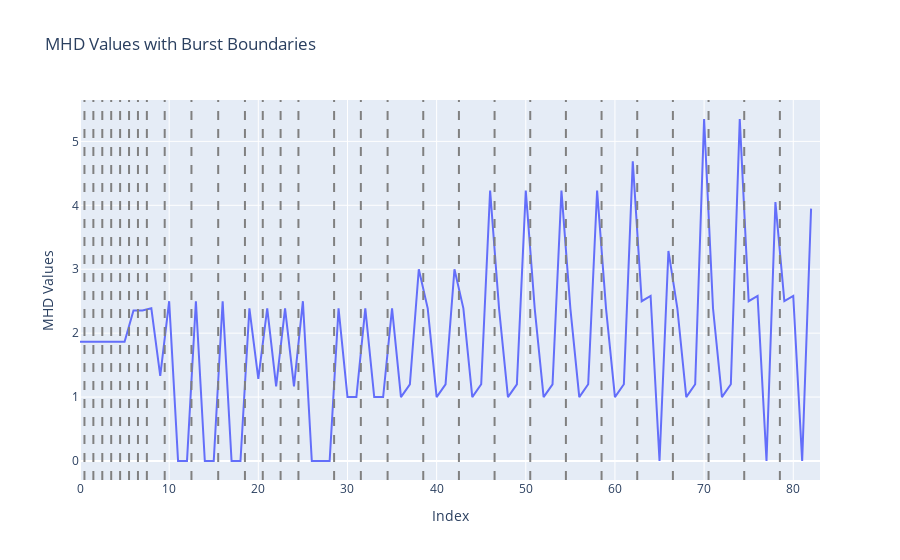

Notebook cell for this chart:
### Code cell
import pandas as pd
import plotly.graph_objects as go
flat_mhd_values = []
sentence_boundaries = []
current_index = 0

for k, values in hv_mhd.items():
    flat_mhd_values.extend(values)
    current_index += len(values)
    sentence_boundaries.append(current_index - 1)  # Subtract 1 because index is 0-based

# Create a Plotly figure
fig = go.Figure()

# Add a line trace for mhd_values
fig.add_trace(go.Scatter(x=list(range(len(flat_mhd_values))), y=flat_mhd_values, mode='lines', name='MHD Values'))

# Add vertical lines at sentence boundaries
for boundary in sentence_boundaries[:-1]:  # Skip the last boundary
    fig.add_vline(x=boundary + 0.5, line_width=2, line_dash="dash", line_color="grey")

# Update layout
fig.update_layout(title='MHD Values with Burst Boundaries', xaxis_title='Index', yaxis_title='MHD Values', xaxis=dict(range=[0, 83]))

# Show plot
fig.show()

### Figure 1 — Plotly figure (JSON) as saved in the notebook; plotly's stock layout.template omitted (floating-point values rounded to 4 significant figures)
{"data": [{"mode": "lines", "name": "MHD Values", "type": "scatter", "x": [0, 1, 2, 3, 4, 5, 6, 7, 8, 9, 10, 11, 12, 13, 14, 15, 16, 17, 18, 19, 20, 21, 22, 23, 24, 25, 26, 27, 28, 29, 30, 31, 32, 33, 34, 35, 36, 37, 38, 39, 40, 41, 42, 43, 44, 45, 46, 47, 48, 49, 50, 51, 52, 53, 54, 55, 56, 57, 58, 59, 60, 61, 62, 63, 64, 65, 66, 67, 68, 69, 70, 71, 72, 73, 74, 75, 76, 77, 78, 79, 80, 81, 82], "y": [1.867, 1.867, 1.867, 1.867, 1.867, 1.867, 2.353, 2.353, 2.389, 1.333, 2.5, 0, 0, 2.5, 0, 0, 2.5, 0, 0, 2.389, 1.286, 2.389, 1.167, 2.389, 1.167, 2.5, 0, 0, 0, 2.389, 1, 1, 2.389, 1, 1, 2.389, 1, 1.2, 3, 2.389, 1, 1.2, 3, 2.389, 1, 1.2, 4.231, 2.389, 1, 1.2, 4.231, 2.389, 1, 1.2, 4.231, 2.389, 1, 1.2, 4.231, 2.389, 1, 1.2, 4.688, 2.5, 2.583, 0, 3.286, 2.389, 1, 1.2, 5.35, 2.389, 1, 1.2, 5.35, 2.5, 2.583, 0, 4.05, 2.5, 2.583, 0, 3.947]}], "layout": {"shapes": [{"line": {"color": "grey", "dash": "dash", "width": 2}, "type": "line", "x0": 0.5, "x1": 0.5, "xref": "x", "y0": 0, "y1": 1, "yref": "y domain"}, {"line": {"color": "grey", "dash": "dash", "width": 2}, "type": "line", "x0": 1.5, "x1": 1.5, "xref": "x", "y0": 0, "y1": 1, "yref": "y domain"}, {"line": {"color": "grey", "dash": "dash", "width": 2}, "type": "line", "x0": 2.5, "x1": 2.5, "xref": "x", "y0": 0, "y1": 1, "yref": "y domain"}, {"line": {"color": "grey", "dash": "dash", "width": 2}, "type": "line", "x0": 3.5, "x1": 3.5, "xref": "x", "y0": 0, "y1": 1, "yref": "y domain"}, {"line": {"color": "grey", "dash": "dash", "width": 2}, "type": "line", "x0": 4.5, "x1": 4.5, "xref": "x", "y0": 0, "y1": 1, "yref": "y domain"}, {"line": {"color": "grey", "dash": "dash", "width": 2}, "type": "line", "x0": 5.5, "x1": 5.5, "xref": "x", "y0": 0, "y1": 1, "yref": "y domain"}, {"line": {"color": "grey", "dash": "dash", "width": 2}, "type": "line", "x0": 6.5, "x1": 6.5, "xref": "x", "y0": 0, "y1": 1, "yref": "y domain"}, {"line": {"color": "grey", "dash": "dash", "width": 2}, "type": "line", "x0": 7.5, "x1": 7.5, "xref": "x", "y0": 0, "y1": 1, "yref": "y domain"}, {"line": {"color": "grey", "dash": "dash", "width": 2}, "type": "line", "x0": 9.5, "x1": 9.5, "xref": "x", "y0": 0, "y1": 1, "yref": "y domain"}, {"line": {"color": "grey", "dash": "dash", "width": 2}, "type": "line", "x0": 12.5, "x1": 12.5, "xref": "x", "y0": 0, "y1": 1, "yref": "y domain"}, {"line": {"color": "grey", "dash": "dash", "width": 2}, "type": "line", "x0": 15.5, "x1": 15.5, "xref": "x", "y0": 0, "y1": 1, "yref": "y domain"}, {"line": {"color": "grey", "dash": "dash", "width": 2}, "type": "line", "x0": 18.5, "x1": 18.5, "xref": "x", "y0": 0, "y1": 1, "yref": "y domain"}, {"line": {"color": "grey", "dash": "dash", "width": 2}, "type": "line", "x0": 20.5, "x1": 20.5, "xref": "x", "y0": 0, "y1": 1, "yref": "y domain"}, {"line": {"color": "grey", "dash": "dash", "width": 2}, "type": "line", "x0": 22.5, "x1": 22.5, "xref": "x", "y0": 0, "y1": 1, "yref": "y domain"}, {"line": {"color": "grey", "dash": "dash", "width": 2}, "type": "line", "x0": 24.5, "x1": 24.5, "xref": "x", "y0": 0, "y1": 1, "yref": "y domain"}, {"line": {"color": "grey", "dash": "dash", "width": 2}, "type": "line", "x0": 28.5, "x1": 28.5, "xref": "x", "y0": 0, "y1": 1, "yref": "y domain"}, {"line": {"color": "grey", "dash": "dash", "width": 2}, "type": "line", "x0": 31.5, "x1": 31.5, "xref": "x", "y0": 0, "y1": 1, "yref": "y domain"}, {"line": {"color": "grey", "dash": "dash", "width": 2}, "type": "line", "x0": 34.5, "x1": 34.5, "xref": "x", "y0": 0, "y1": 1, "yref": "y domain"}, {"line": {"color": "grey", "dash": "dash", "width": 2}, "type": "line", "x0": 38.5, "x1": 38.5, "xref": "x", "y0": 0, "y1": 1, "yref": "y domain"}, {"line": {"color": "grey", "dash": "dash", "width": 2}, "type": "line", "x0": 42.5, "x1": 42.5, "xref": "x", "y0": 0, "y1": 1, "yref": "y domain"}, {"line": {"color": "grey", "dash": "dash", "width": 2}, "type": "line", "x0": 46.5, "x1": 46.5, "xref": "x", "y0": 0, "y1": 1, "yref": "y domain"}, {"line": {"color": "grey", "dash": "dash", "width": 2}, "type": "line", "x0": 50.5, "x1": 50.5, "xref": "x", "y0": 0, "y1": 1, "yref": "y domain"}, {"line": {"color": "grey", "dash": "dash", "width": 2}, "type": "line", "x0": 54.5, "x1": 54.5, "xref": "x", "y0": 0, "y1": 1, "yref": "y domain"}, {"line": {"color": "grey", "dash": "dash", "width": 2}, "type": "line", "x0": 58.5, "x1": 58.5, "xref": "x", "y0": 0, "y1": 1, "yref": "y domain"}, {"line": {"color": "grey", "dash": "dash", "width": 2}, "type": "line", "x0": 62.5, "x1": 62.5, "xref": "x", "y0": 0, "y1": 1, "yref": "y domain"}, {"line": {"color": "grey", "dash": "dash", "width": 2}, "type": "line", "x0": 66.5, "x1": 66.5, "xref": "x", "y0": 0, "y1": 1, "yref": "y domain"}, {"line": {"color": "grey", "dash": "dash", "width": 2}, "type": "line", "x0": 70.5, "x1": 70.5, "xref": "x", "y0": 0, "y1": 1, "yref": "y domain"}, {"line": {"color": "grey", "dash": "dash", "width": 2}, "type": "line", "x0": 74.5, "x1": 74.5, "xref": "x", "y0": 0, "y1": 1, "yref": "y domain"}, {"line": {"color": "grey", "dash": "dash", "width": 2}, "type": "line", "x0": 78.5, "x1": 78.5, "xref": "x", "y0": 0, "y1": 1, "yref": "y domain"}], "title": {"text": "MHD Values with Burst Boundaries"}, "xaxis": {"range": [0, 83], "title": {"text": "Index"}}, "yaxis": {"title": {"text": "MHD Values"}}}}
